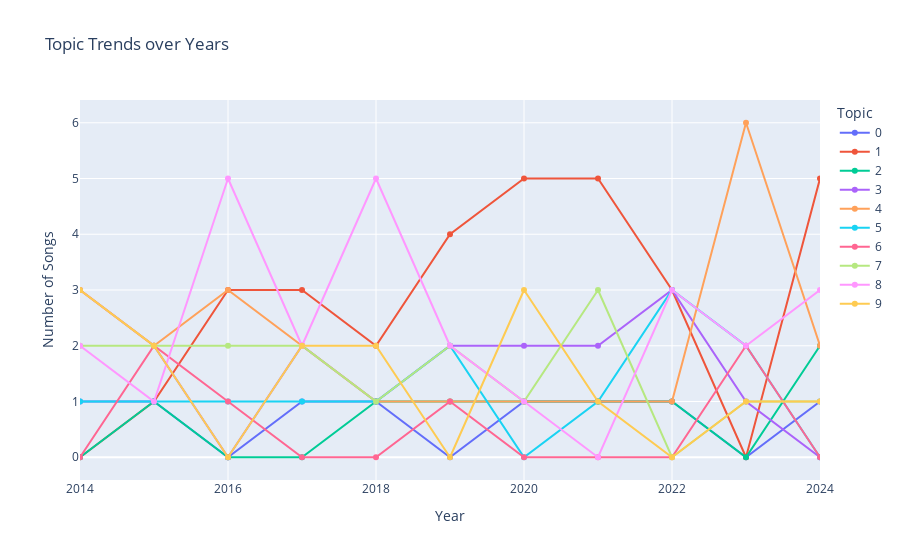

Notebook cell for this chart:
### Code cell
import pandas as pd
import matplotlib.pyplot as plt
import plotly.express as px

topic_year_trends = lda_theme.groupby(['year', 'Dominant_Topic']).size().unstack(fill_value=0)

topic_year_trends_df = topic_year_trends.reset_index()

# melt the df to long format 
topic_long_df = topic_year_trends_df.melt(id_vars=['year'], var_name='Dominant_Topic', value_name='Number_of_songs')


fig = px.line(
    topic_long_df,
    x='year',
    y='Number_of_songs',
    color='Dominant_Topic',
    title='Topic Trends over Years',
    markers=True
)

# treat x-axis as linear scale
fig.update_xaxes(type='linear', range=[lda_theme['year'].min(), lda_theme['year'].max()])

fig.update_layout(legend_title_text='Topic', xaxis_title='Year', yaxis_title='Number of Songs')

fig.show()

### Figure 1 — Plotly figure (JSON) as saved in the notebook; plotly's stock layout.template omitted (floating-point values rounded to 4 significant figures)
{"data": [{"hovertemplate": "Dominant_Topic=0<br>year=%{x}<br>Number_of_songs=%{y}<extra></extra>", "legendgroup": "0", "line": {"color": "#636efa", "dash": "solid"}, "marker": {"symbol": "circle"}, "mode": "lines+markers", "name": "0", "orientation": "v", "showlegend": true, "type": "scatter", "x": [2014, 2015, 2016, 2017, 2018, 2019, 2020, 2021, 2022, 2023, 2024], "xaxis": "x", "y": [1, 1, 0, 1, 1, 0, 1, 1, 1, 0, 1], "yaxis": "y"}, {"hovertemplate": "Dominant_Topic=1<br>year=%{x}<br>Number_of_songs=%{y}<extra></extra>", "legendgroup": "1", "line": {"color": "#EF553B", "dash": "solid"}, "marker": {"symbol": "circle"}, "mode": "lines+markers", "name": "1", "orientation": "v", "showlegend": true, "type": "scatter", "x": [2014, 2015, 2016, 2017, 2018, 2019, 2020, 2021, 2022, 2023, 2024], "xaxis": "x", "y": [0, 1, 3, 3, 2, 4, 5, 5, 3, 0, 5], "yaxis": "y"}, {"hovertemplate": "Dominant_Topic=2<br>year=%{x}<br>Number_of_songs=%{y}<extra></extra>", "legendgroup": "2", "line": {"color": "#00cc96", "dash": "solid"}, "marker": {"symbol": "circle"}, "mode": "lines+markers", "name": "2", "orientation": "v", "showlegend": true, "type": "scatter", "x": [2014, 2015, 2016, 2017, 2018, 2019, 2020, 2021, 2022, 2023, 2024], "xaxis": "x", "y": [0, 1, 0, 0, 1, 1, 1, 1, 1, 0, 2], "yaxis": "y"}, {"hovertemplate": "Dominant_Topic=3<br>year=%{x}<br>Number_of_songs=%{y}<extra></extra>", "legendgroup": "3", "line": {"color": "#ab63fa", "dash": "solid"}, "marker": {"symbol": "circle"}, "mode": "lines+markers", "name": "3", "orientation": "v", "showlegend": true, "type": "scatter", "x": [2014, 2015, 2016, 2017, 2018, 2019, 2020, 2021, 2022, 2023, 2024], "xaxis": "x", "y": [3, 2, 0, 2, 1, 2, 2, 2, 3, 1, 0], "yaxis": "y"}, {"hovertemplate": "Dominant_Topic=4<br>year=%{x}<br>Number_of_songs=%{y}<extra></extra>", "legendgroup": "4", "line": {"color": "#FFA15A", "dash": "solid"}, "marker": {"symbol": "circle"}, "mode": "lines+markers", "name": "4", "orientation": "v", "showlegend": true, "type": "scatter", "x": [2014, 2015, 2016, 2017, 2018, 2019, 2020, 2021, 2022, 2023, 2024], "xaxis": "x", "y": [3, 2, 3, 2, 1, 1, 1, 1, 1, 6, 2], "yaxis": "y"}, {"hovertemplate": "Dominant_Topic=5<br>year=%{x}<br>Number_of_songs=%{y}<extra></extra>", "legendgroup": "5", "line": {"color": "#19d3f3", "dash": "solid"}, "marker": {"symbol": "circle"}, "mode": "lines+markers", "name": "5", "orientation": "v", "showlegend": true, "type": "scatter", "x": [2014, 2015, 2016, 2017, 2018, 2019, 2020, 2021, 2022, 2023, 2024], "xaxis": "x", "y": [1, 1, 1, 1, 1, 2, 0, 1, 3, 2, 0], "yaxis": "y"}, {"hovertemplate": "Dominant_Topic=6<br>year=%{x}<br>Number_of_songs=%{y}<extra></extra>", "legendgroup": "6", "line": {"color": "#FF6692", "dash": "solid"}, "marker": {"symbol": "circle"}, "mode": "lines+markers", "name": "6", "orientation": "v", "showlegend": true, "type": "scatter", "x": [2014, 2015, 2016, 2017, 2018, 2019, 2020, 2021, 2022, 2023, 2024], "xaxis": "x", "y": [0, 2, 1, 0, 0, 1, 0, 0, 0, 2, 0], "yaxis": "y"}, {"hovertemplate": "Dominant_Topic=7<br>year=%{x}<br>Number_of_songs=%{y}<extra></extra>", "legendgroup": "7", "line": {"color": "#B6E880", "dash": "solid"}, "marker": {"symbol": "circle"}, "mode": "lines+markers", "name": "7", "orientation": "v", "showlegend": true, "type": "scatter", "x": [2014, 2015, 2016, 2017, 2018, 2019, 2020, 2021, 2022, 2023, 2024], "xaxis": "x", "y": [2, 2, 2, 2, 1, 2, 1, 3, 0, 1, 1], "yaxis": "y"}, {"hovertemplate": "Dominant_Topic=8<br>year=%{x}<br>Number_of_songs=%{y}<extra></extra>", "legendgroup": "8", "line": {"color": "#FF97FF", "dash": "solid"}, "marker": {"symbol": "circle"}, "mode": "lines+markers", "name": "8", "orientation": "v", "showlegend": true, "type": "scatter", "x": [2014, 2015, 2016, 2017, 2018, 2019, 2020, 2021, 2022, 2023, 2024], "xaxis": "x", "y": [2, 1, 5, 2, 5, 2, 1, 0, 3, 2, 3], "yaxis": "y"}, {"hovertemplate": "Dominant_Topic=9<br>year=%{x}<br>Number_of_songs=%{y}<extra></extra>", "legendgroup": "9", "line": {"color": "#FECB52", "dash": "solid"}, "marker": {"symbol": "circle"}, "mode": "lines+markers", "name": "9", "orientation": "v", "showlegend": true, "type": "scatter", "x": [2014, 2015, 2016, 2017, 2018, 2019, 2020, 2021, 2022, 2023, 2024], "xaxis": "x", "y": [3, 2, 0, 2, 2, 0, 3, 1, 0, 1, 1], "yaxis": "y"}], "layout": {"legend": {"title": {"text": "Topic"}, "tracegroupgap": 0}, "title": {"text": "Topic Trends over Years"}, "xaxis": {"anchor": "y", "domain": [0, 1], "range": [2014, 2024], "title": {"text": "Year"}, "type": "linear"}, "yaxis": {"anchor": "x", "domain": [0, 1], "title": {"text": "Number of Songs"}}}}
